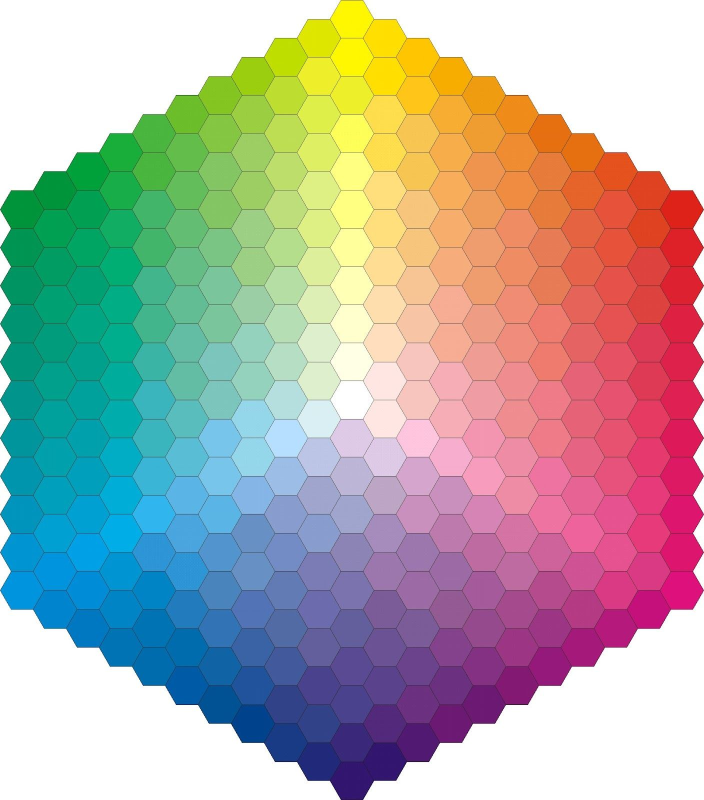
#> input picture color1.jpg, 1408 x 1600 px (shown at 1/2 size)
$ python Color-Detection.py
#> lines starting #> are read from the running program, lines starting #| are printed output that depends on the picture
import pandas as pd
import cv2

img_path = 'color1.jpg'
dataset_path = 'colors.csv'

index = ['Color', 'Color-Name', 'Hex-Code', 'R', 'G', 'B']
df = pd.read_csv(dataset_path, names = index, header = None)
#> (reads colors.csv from the repository)

image = cv2.imread(img_path)
#> image is the input picture: shape (1600, 1408, 3); mean B, G, R 166.3, 171.7, 175.2
image = cv2.resize(image, (900, 700))
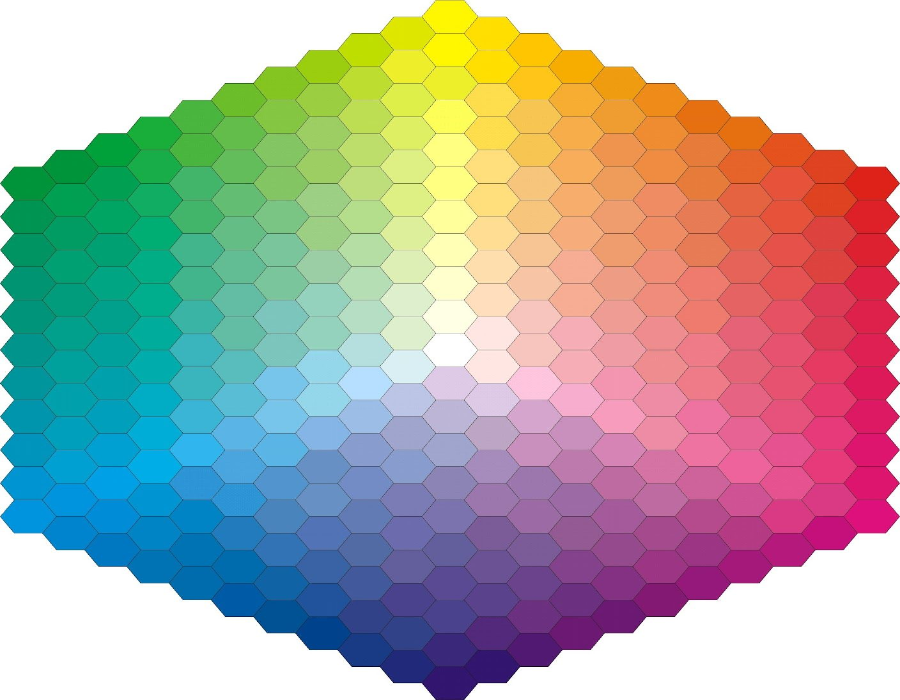
#> image: shape (700, 900, 3); mean B, G, R 166.3, 171.7, 175.2

clicked = False
r = g = b = xposition = yposition = 0

print(type(b))
print(type(g))
print(type(r))

def get_color_name_function(R, G, B):
	minimum = 1000
	for i in range (len(df)):
		d = abs(R - int(df.loc [i, 'R'])) + abs(R - int(df.loc [i, 'G'])) + abs(R - int(df.loc [i, 'B']))
		if d <= minimum:
			minimum = d
			cname = df.loc [i, 'Color-Name']

	return cname

def get_color_name_function_1(R, G, B):
	minimum = 1000
	for i in range (len(df)):
		d = abs(R - int(df.loc [i, 'R'])) + abs(R - int(df.loc [i, 'G'])) + abs(R - int(df.loc [i, 'B']))
		if d <= minimum:
			minimum = d
			ename = df.loc [i, 'Hex-Code']

	return ename

def draw_function(event, x, y, flags, params):
	if event == cv2.EVENT_LBUTTONDBLCLK:
		global clicked, r, g, b, xposition , yposition
		clicked = True
		xposition = x
		yposition = y
		b, g, r = image[y, x]
		b = int(b)
		g = int(g)
		r = int(r)

cv2.namedWindow('Image-Window')
cv2.setMouseCallback('Image-Window', draw_function)

while True:
	cv2.imshow('Image-Window', image)
	if clicked:

		cv2.rectangle(image, (825, 36), (145, 90), (b, g, r), -1)

		text = get_color_name_function(r, g, b) + ' R=' + str(r) + ' G=' + str(g) + ' B=' + str(b)
		text_1 = get_color_name_function_1(r, g, b)

		cv2.putText(image, text, (325, 65), 2, 0.8, (255, 255, 255), 2, cv2.LINE_AA)
		cv2.putText(image, text_1, (180, 65), 2, 0.8, (255, 255, 255), 2, cv2.LINE_AA)

		if r+g+b >= 600:
			cv2.putText(image, text, (325, 65), 2, 0.8, (0, 0, 0), 2, cv2.LINE_AA)
			cv2.putText(image, text_1, (180, 65), 2, 0.8, (0, 0, 0), 2, cv2.LINE_AA)

	if cv2.waitKey(20) & 0xFF == 27:
#> (key Esc is pressed here)
		break

cv2.destroyAllWindows()
